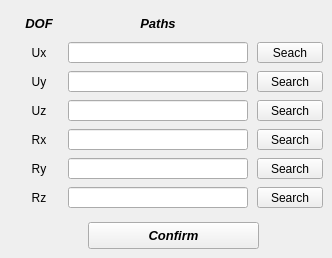
       <widget class="QWidget" name="tab_4">
        <attribute name="title">
         <string>Paths</string>
        </attribute>
        <widget class="QWidget" name="gridLayoutWidget_2">
         <property name="geometry">
          <rect>
           <x>14</x>
           <y>10</y>
           <width>309</width>
           <height>202</height>
          </rect>
         </property>
         <layout class="QGridLayout" name="gridLayout_2">
          <property name="leftMargin">
           <number>5</number>
          </property>
          <property name="topMargin">
           <number>3</number>
          </property>
          <property name="bottomMargin">
           <number>4</number>
          </property>
          <property name="horizontalSpacing">
           <number>9</number>
          </property>
          <property name="verticalSpacing">
           <number>8</number>
          </property>
          <item row="1" column="1">
           <widget class="QLineEdit" name="lineEdit_path_table_ux">
            <property name="enabled">
             <bool>true</bool>
            </property>
            <property name="font">
             <font>
              <pointsize>8</pointsize>
              <weight>50</weight>
              <bold>false</bold>
             </font>
            </property>
            <property name="alignment">
             <set>Qt::AlignCenter</set>
            </property>
           </widget>
          </item>
          <item row="2" column="1">
           <widget class="QLineEdit" name="lineEdit_path_table_uy">
            <property name="enabled">
             <bool>true</bool>
            </property>
            <property name="font">
             <font>
              <pointsize>8</pointsize>
              <weight>50</weight>
              <bold>false</bold>
             </font>
            </property>
            <property name="alignment">
             <set>Qt::AlignCenter</set>
            </property>
           </widget>
          </item>
          <item row="1" column="0">
           <widget class="QLabel" name="label_19">
            <property name="enabled">
             <bool>true</bool>
            </property>
            <property name="minimumSize">
             <size>
              <width>40</width>
              <height>0</height>
             </size>
            </property>
            <property name="maximumSize">
             <size>
              <width>40</width>
              <height>16777215</height>
             </size>
            </property>
            <property name="text">
             <string>Ux</string>
            </property>
            <property name="alignment">
             <set>Qt::AlignCenter</set>
            </property>
           </widget>
          </item>
          <item row="4" column="2">
           <widget class="QToolButton" name="toolButton_load_rx_table">
            <property name="enabled">
             <bool>true</bool>
            </property>
            <property name="sizePolicy">
             <sizepolicy hsizetype="Expanding" vsizetype="Fixed">
              <horstretch>0</horstretch>
              <verstretch>0</verstretch>
             </sizepolicy>
            </property>
            <property name="text">
             <string>Search</string>
            </property>
            <property name="autoRaise">
             <bool>false</bool>
            </property>
            <property name="arrowType">
             <enum>Qt::NoArrow</enum>
            </property>
           </widget>
          </item>
          <item row="6" column="0">
           <widget class="QLabel" name="label_26">
            <property name="enabled">
             <bool>true</bool>
            </property>
            <property name="minimumSize">
             <size>
              <width>40</width>
              <height>0</height>
             </size>
            </property>
            <property name="maximumSize">
             <size>
              <width>40</width>
              <height>16777215</height>
             </size>
            </property>
            <property name="text">
             <string>Rz</string>
            </property>
            <property name="alignment">
             <set>Qt::AlignCenter</set>
            </property>
           </widget>
          </item>
          <item row="4" column="1">
           <widget class="QLineEdit" name="lineEdit_path_table_rx">
            <property name="enabled">
             <bool>true</bool>
            </property>
            <property name="font">
             <font>
              <pointsize>8</pointsize>
              <weight>50</weight>
              <bold>false</bold>
             </font>
            </property>
            <property name="alignment">
             <set>Qt::AlignCenter</set>
            </property>
           </widget>
          </item>
          <item row="6" column="2">
           <widget class="QToolButton" name="toolButton_load_rz_table">
            <property name="enabled">
             <bool>true</bool>
            </property>
            <property name="sizePolicy">
             <sizepolicy hsizetype="Expanding" vsizetype="Fixed">
              <horstretch>0</horstretch>
              <verstretch>0</verstretch>
             </sizepolicy>
            </property>
            <property name="text">
             <string>Search</string>
            </property>
            <property name="autoRaise">
             <bool>false</bool>
            </property>
            <property name="arrowType">
             <enum>Qt::NoArrow</enum>
            </property>
           </widget>
          </item>
          <item row="3" column="1">
           <widget class="QLineEdit" name="lineEdit_path_table_uz">
            <property name="enabled">
             <bool>true</bool>
            </property>
            <property name="font">
             <font>
              <pointsize>8</pointsize>
              <weight>50</weight>
              <bold>false</bold>
             </font>
            </property>
            <property name="alignment">
             <set>Qt::AlignCenter</set>
            </property>
           </widget>
          </item>
          <item row="4" column="0">
           <widget class="QLabel" name="label_24">
            <property name="enabled">
             <bool>true</bool>
            </property>
            <property name="minimumSize">
             <size>
              <width>40</width>
              <height>0</height>
             </size>
            </property>
            <property name="maximumSize">
             <size>
              <width>40</width>
              <height>16777215</height>
             </size>
            </property>
            <property name="text">
             <string>Rx</string>
            </property>
            <property name="alignment">
             <set>Qt::AlignCenter</set>
            </property>
           </widget>
          </item>
          <item row="3" column="0">
           <widget class="QLabel" name="label_23">
            <property name="enabled">
             <bool>true</bool>
            </property>
            <property name="minimumSize">
             <size>
              <width>40</width>
              <height>0</height>
             </size>
            </property>
            <property name="maximumSize">
             <size>
              <width>40</width>
              <height>16777215</height>
             </size>
            </property>
            <property name="text">
             <string>Uz</string>
            </property>
            <property name="alignment">
             <set>Qt::AlignCenter</set>
            </property>
           </widget>
          </item>
          <item row="3" column="2">
           <widget class="QToolButton" name="toolButton_load_uz_table">
            <property name="enabled">
             <bool>true</bool>
            </property>
            <property name="sizePolicy">
             <sizepolicy hsizetype="Expanding" vsizetype="Fixed">
              <horstretch>0</horstretch>
              <verstretch>0</verstretch>
             </sizepolicy>
            </property>
            <property name="text">
             <string>Search</string>
            </property>
            <property name="autoRaise">
             <bool>false</bool>
            </property>
            <property name="arrowType">
             <enum>Qt::NoArrow</enum>
            </property>
           </widget>
          </item>
          <item row="5" column="0">
           <widget class="QLabel" name="label_25">
            <property name="enabled">
             <bool>true</bool>
            </property>
            <property name="minimumSize">
             <size>
              <width>40</width>
              <height>0</height>
             </size>
            </property>
            <property name="maximumSize">
             <size>
              <width>40</width>
              <height>16777215</height>
             </size>
            </property>
            <property name="text">
             <string>Ry</string>
            </property>
            <property name="alignment">
             <set>Qt::AlignCenter</set>
            </property>
           </widget>
          </item>
          <item row="2" column="2">
           <widget class="QToolButton" name="toolButton_load_uy_table">
            <property name="enabled">
             <bool>true</bool>
            </property>
            <property name="sizePolicy">
             <sizepolicy hsizetype="Expanding" vsizetype="Fixed">
              <horstretch>0</horstretch>
              <verstretch>0</verstretch>
             </sizepolicy>
            </property>
            <property name="text">
             <string>Search</string>
            </property>
            <property name="autoRaise">
             <bool>false</bool>
            </property>
            <property name="arrowType">
             <enum>Qt::NoArrow</enum>
            </property>
           </widget>
          </item>
          <item row="2" column="0">
           <widget class="QLabel" name="label_22">
            <property name="enabled">
             <bool>true</bool>
            </property>
            <property name="minimumSize">
             <size>
              <width>40</width>
              <height>0</height>
             </size>
            </property>
            <property name="maximumSize">
             <size>
              <width>40</width>
              <height>16777215</height>
             </size>
            </property>
            <property name="text">
             <string>Uy</string>
            </property>
            <property name="alignment">
             <set>Qt::AlignCenter</set>
            </property>
           </widget>
          </item>
          <item row="5" column="2">
           <widget class="QToolButton" name="toolButton_load_ry_table">
            <property name="enabled">
             <bool>true</bool>
            </property>
            <property name="sizePolicy">
             <sizepolicy hsizetype="Expanding" vsizetype="Fixed">
              <horstretch>0</horstretch>
              <verstretch>0</verstretch>
             </sizepolicy>
            </property>
            <property name="text">
             <string>Search</string>
            </property>
            <property name="autoRaise">
             <bool>false</bool>
            </property>
            <property name="arrowType">
             <enum>Qt::NoArrow</enum>
            </property>
           </widget>
          </item>
          <item row="5" column="1">
           <widget class="QLineEdit" name="lineEdit_path_table_ry">
            <property name="enabled">
             <bool>true</bool>
            </property>
            <property name="font">
             <font>
              <pointsize>8</pointsize>
              <weight>50</weight>
              <bold>false</bold>
             </font>
            </property>
            <property name="alignment">
             <set>Qt::AlignCenter</set>
            </property>
           </widget>
          </item>
          <item row="1" column="2">
           <widget class="QToolButton" name="toolButton_load_ux_table">
            <property name="enabled">
             <bool>true</bool>
            </property>
            <property name="sizePolicy">
             <sizepolicy hsizetype="Expanding" vsizetype="Fixed">
              <horstretch>0</horstretch>
              <verstretch>0</verstretch>
             </sizepolicy>
            </property>
            <property name="text">
             <string>Seach</string>
            </property>
            <property name="autoRaise">
             <bool>false</bool>
            </property>
            <property name="arrowType">
             <enum>Qt::NoArrow</enum>
            </property>
           </widget>
          </item>
          <item row="6" column="1">
           <widget class="QLineEdit" name="lineEdit_path_table_rz">
            <property name="enabled">
             <bool>true</bool>
            </property>
            <property name="font">
             <font>
              <pointsize>8</pointsize>
              <weight>50</weight>
              <bold>false</bold>
             </font>
            </property>
            <property name="alignment">
             <set>Qt::AlignCenter</set>
            </property>
           </widget>
          </item>
          <item row="0" column="1">
           <widget class="QLabel" name="label_28">
            <property name="minimumSize">
             <size>
              <width>180</width>
              <height>21</height>
             </size>
            </property>
            <property name="maximumSize">
             <size>
              <width>200</width>
              <height>21</height>
             </size>
            </property>
            <property name="font">
             <font>
              <family>Arial</family>
              <pointsize>10</pointsize>
              <weight>75</weight>
              <italic>true</italic>
              <bold>true</bold>
             </font>
            </property>
            <property name="frameShape">
             <enum>QFrame::NoFrame</enum>
            </property>
            <property name="frameShadow">
             <enum>QFrame::Plain</enum>
            </property>
            <property name="text">
             <string>Paths</string>
            </property>
            <property name="alignment">
             <set>Qt::AlignCenter</set>
            </property>
           </widget>
          </item>
          <item row="0" column="0">
           <widget class="QLabel" name="label_27">
            <property name="minimumSize">
             <size>
              <width>40</width>
              <height>21</height>
             </size>
            </property>
            <property name="maximumSize">
             <size>
              <width>40</width>
              <height>21</height>
             </size>
            </property>
            <property name="font">
             <font>
              <family>Arial</family>
              <pointsize>10</pointsize>
              <weight>75</weight>
              <italic>true</italic>
              <bold>true</bold>
             </font>
            </property>
            <property name="frameShape">
             <enum>QFrame::NoFrame</enum>
            </property>
            <property name="frameShadow">
             <enum>QFrame::Plain</enum>
            </property>
            <property name="text">
             <string>DOF</string>
            </property>
            <property name="alignment">
             <set>Qt::AlignCenter</set>
            </property>
           </widget>
          </item>
         </layout>
        </widget>
        <widget class="QPushButton" name="pushButton_table_values_confirm">
         <property name="geometry">
          <rect>
           <x>88</x>
           <y>222</y>
           <width>171</width>
           <height>27</height>
          </rect>
         </property>
         <property name="font">
          <font>
           <family>Arial</family>
           <pointsize>10</pointsize>
           <weight>75</weight>
           <italic>true</italic>
           <bold>true</bold>
          </font>
         </property>
         <property name="text">
          <string>Confirm</string>
         </property>
        </widget>
       </widget>
